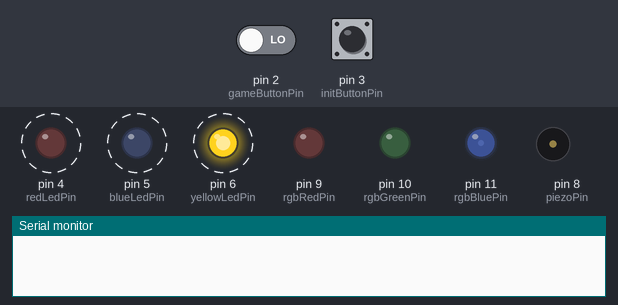
Simulated run of this sketch. Board: Arduino Uno, built with avr-gcc and run on an emulated ATmega328P. Parts: output pins drawn as LEDs (lit = HIGH), buzzer (waves = sounding), the last lines printed to the serial monitor. Dashed ring = blinking. Inputs (shaded band) come from the test bench; at power-on: pin 3 (initButtonPin) LOW, pin 2 (gameButtonPin) LOW. Random numbers use the default seed unless the sketch sets one.

Above: at 1.2 s.
1.3 s: pin 3 (initButtonPin) pulled HIGH for 0.2 s
3.0 s: pin 3 (initButtonPin) pulled HIGH for 1 s
At 4.5 s:
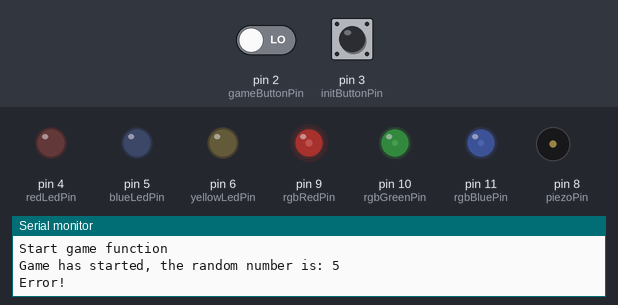
6.0 s: pin 2 (gameButtonPin) driven HIGH and pin 3 (initButtonPin) driven HIGH
At 8.9 s:
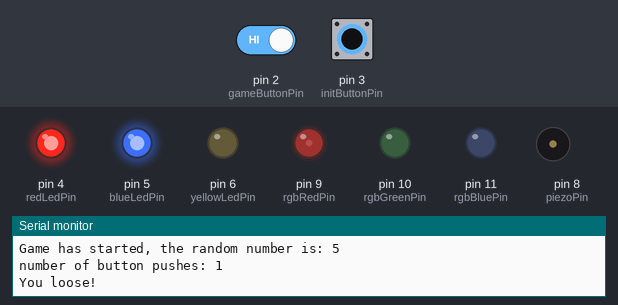
9.0 s: pin 3 (initButtonPin) driven LOW
12.0 s: pin 3 (initButtonPin) driven HIGH
At 14.9 s:
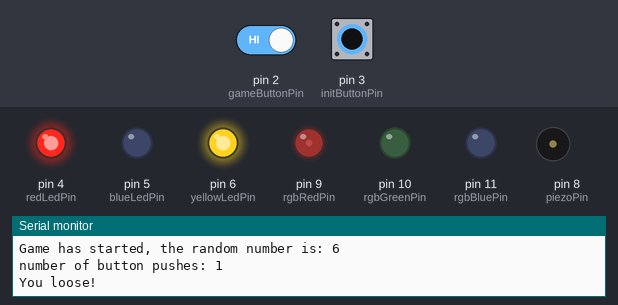
15.0 s: pin 2 (gameButtonPin) driven LOW
At 16.63 s:
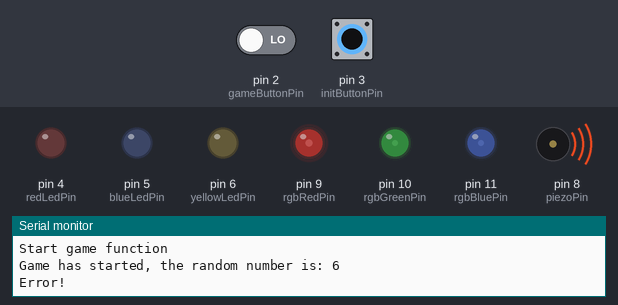
Timing chart, 0 to 18.8 s (numbered marks = the images above; inputs shaded):
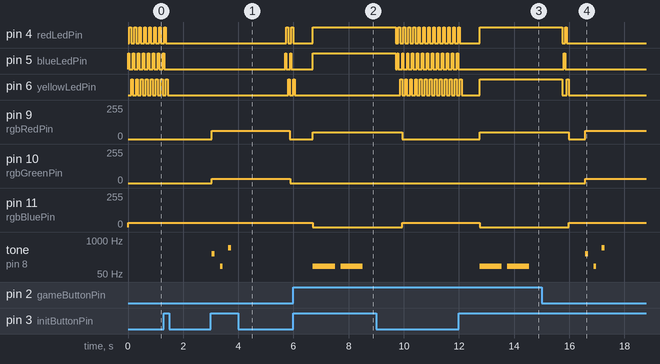

The sketch:

guessTheLight.ino
```cpp
//Pin constants
const int gameButtonPin = 2;
const int initButtonPin = 3;
const int redLedPin = 4;
const int blueLedPin = 5;
const int yellowLedPin = 6;
const int piezoPin = 8;
const int rgbRedPin = 9;
const int rgbGreenPin = 10;
const int rgbBluePin = 11;

void loading();
void game();

void setup() {
  pinMode(redLedPin, OUTPUT);
  pinMode(blueLedPin, OUTPUT);
  pinMode(yellowLedPin, OUTPUT);
  pinMode(initButtonPin, INPUT);
  pinMode(gameButtonPin, INPUT);
  pinMode(rgbRedPin, OUTPUT);
  pinMode(rgbGreenPin, OUTPUT);
  pinMode(rgbBluePin, OUTPUT);
  Serial.begin(9600);
}

void loop() {
  analogWrite(rgbRedPin, map(0, 0, 1023, 0, 255));
  analogWrite(rgbGreenPin, map(0, 0, 1023, 0, 255));
  analogWrite(rgbBluePin, map(128, 0, 1023, 0, 255));
  int initButtonState = digitalRead(initButtonPin);
  int initLastButtonState = 0;
  if (initButtonState != initLastButtonState) {
    if (initButtonState == HIGH) {
      Serial.println("Start game function");
      int randNumber = random(4, 7);
      game(randNumber);
    } else {
      Serial.println("End game");
    }
    delay(50);
  }
  initLastButtonState = initButtonState;
  loading();
}


void game(int randNumber) {
  delay(500);
  int initButtonState = 0;
  int buttonPushCounter = 0;
  Serial.print("Game has started, the random number is: ");
  Serial.println(randNumber);
  int gameLastButtonState = 0;

  do {
    initButtonState = 0;
    int gameButtonState = digitalRead(gameButtonPin);
    delay(100);
    if (gameButtonState != gameLastButtonState) {
      if (gameButtonState == HIGH) {
        buttonPushCounter++;
        Serial.print("number of button pushes: ");
        Serial.println(buttonPushCounter);
      }
      delay(50);
    }
    initButtonState = digitalRead(initButtonPin);
    gameLastButtonState = gameButtonState;
  } while (initButtonState == 0);

  if (buttonPushCounter >= 1 && buttonPushCounter <= 3) {
    if (buttonPushCounter + 3 == randNumber) {
      Serial.println("You won!");
      analogWrite(rgbRedPin, map(0, 0, 1023, 0, 255));
      analogWrite(rgbGreenPin, map(202, 0, 1023, 0, 255));
      analogWrite(rgbBluePin, map(0, 0, 1023, 0, 255));
      digitalWrite(randNumber, HIGH);
      tone(piezoPin, 1500, 100);
      delay(300);
      tone(piezoPin, 1000, 100);
      delay(300);
      tone(piezoPin, 800, 100);
      delay(1000);
      digitalWrite(randNumber, LOW);
    } else {
      Serial.println("You loose!");
      analogWrite(rgbRedPin, map(202, 0, 1023, 0, 255));
      analogWrite(rgbGreenPin, map(0, 0, 1023, 0, 255));
      analogWrite(rgbBluePin, map(0, 0, 1023, 0, 255));
      digitalWrite(randNumber, HIGH);
      digitalWrite(buttonPushCounter + 3, HIGH);
      for (int i = 0; i < 2; i++) {
        tone(piezoPin, 100, 800);
        delay(1000);
      }
      delay(1000);
      digitalWrite(randNumber, LOW);
      digitalWrite(buttonPushCounter + 3, LOW);
    }
  } else {
    Serial.println("Error!");
    analogWrite(rgbRedPin, map(255, 0, 1023, 0, 255));
    analogWrite(rgbGreenPin, map(128, 0, 1023, 0, 255));
    tone(piezoPin, 300, 100);
    delay(300);
    tone(piezoPin, 100, 100);
    delay(300);
    tone(piezoPin, 500, 100);
    delay(2000);
  }
}
void loading() {
  digitalWrite(blueLedPin, HIGH);
  delay(50);
  digitalWrite(blueLedPin, LOW);
  digitalWrite(redLedPin, HIGH);
  delay(60);
  digitalWrite(redLedPin, LOW);
  digitalWrite(yellowLedPin, HIGH);
  delay(70);
  digitalWrite(yellowLedPin, LOW);
}
```

Measured:
- after the input at 3.0 s, pin 4 (redLedPin): alternates HIGH for 0.06 s and LOW for 0.12 s, starting after 2.7 s; pin 5 (blueLedPin): alternates HIGH for 0.05 s and LOW for 0.13 s, starting after 2.7 s
- after the input at 6.0 s, pin 9 (rgbRedPin): 0/255 → 50/255 after 0.70 s; pin 11 (rgbBluePin): 31/255 → 0/255 after 0.70 s; tone on pin 8 (piezoPin): alternates 100 Hz for 0.80 s and silent for 0.20 s, starting after 0.70 s
- after the input at 12.0 s, pin 9 (rgbRedPin): 0/255 → 50/255 after 0.75 s; pin 11 (rgbBluePin): 31/255 → 0/255 after 0.75 s; tone on pin 8 (piezoPin): alternates 100 Hz for 0.80 s and silent for 0.20 s, starting after 0.75 s
- after the input at 15.0 s, pin 10 (rgbGreenPin): 0/255 → 31/255 after 1.6 s
